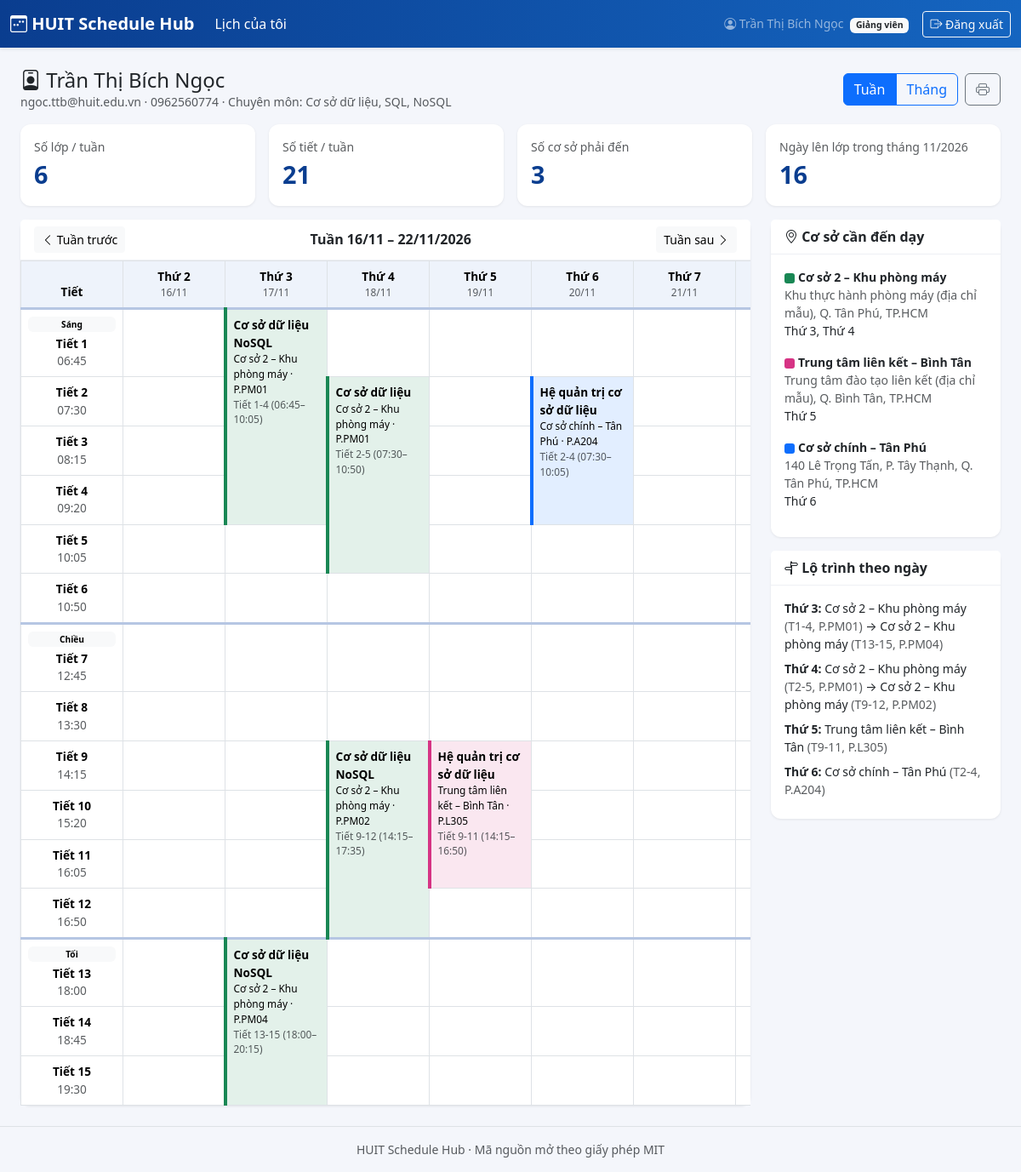
The page /portal.php (signed in) on the database its author committed.
### tables this page shows
CREATE TABLE teachers (
    id             INT UNSIGNED AUTO_INCREMENT PRIMARY KEY,
    full_name      VARCHAR(100) NOT NULL,
    email          VARCHAR(150) NOT NULL UNIQUE,
    phone          VARCHAR(20)  NULL,
    expertise      VARCHAR(255) NULL COMMENT 'Chuyên môn chính, cách nhau dấu phẩy',
    password_hash  VARCHAR(255) NULL,
    access_token   CHAR(32)     NULL UNIQUE COMMENT 'Đường dẫn riêng: portal.php?token=...',
    created_at     TIMESTAMP NOT NULL DEFAULT CURRENT_TIMESTAMP
);

CREATE TABLE schedules (
    id                INT UNSIGNED AUTO_INCREMENT PRIMARY KEY,
    teacher_id        INT UNSIGNED NOT NULL,
    branch_id         INT UNSIGNED NOT NULL,
    subject_name      VARCHAR(150) NOT NULL,
    room              VARCHAR(30)  NOT NULL,
    day_of_week       TINYINT UNSIGNED NOT NULL,
    shift_or_periods  VARCHAR(20)  NOT NULL,
    created_at        TIMESTAMP NOT NULL DEFAULT CURRENT_TIMESTAMP,
    CONSTRAINT fk_sched_teacher FOREIGN KEY (teacher_id) REFERENCES teachers (id) ON UPDATE CASCADE ON DELETE RESTRICT,
    CONSTRAINT fk_sched_branch  FOREIGN KEY (branch_id)  REFERENCES branches (id) ON UPDATE CASCADE ON DELETE RESTRICT,
    INDEX idx_teacher_day (teacher_id, day_of_week),
    INDEX idx_branch_day  (branch_id, day_of_week)
);

CREATE TABLE branches (
    id           INT UNSIGNED AUTO_INCREMENT PRIMARY KEY,
    branch_name  VARCHAR(150) NOT NULL,
    address      VARCHAR(255) NULL,
    created_at   TIMESTAMP NOT NULL DEFAULT CURRENT_TIMESTAMP
);

### includes/db.php (called while the page is built, shortened)
<?php
function db(?PDO $override = null): PDO
{
    static $pdo = null;
    if ($pdo instanceof PDO) {
        return $pdo;
    }
    $host = env('DB_HOST', 'localhost');
    $port = env('DB_PORT', '3306');
    $name = env('DB_NAME', 'huit_db');
    $dsn  = "mysql:host={$host};port={$port};dbname={$name};charset=utf8mb4";
    try {
        $pdo = new PDO($dsn, (string) env('DB_USER', 'root'), (string) env('DB_PASS', ''), [
            PDO::ATTR_ERRMODE            => PDO::ERRMODE_EXCEPTION,
            PDO::ATTR_DEFAULT_FETCH_MODE => PDO::FETCH_ASSOC,
            PDO::ATTR_EMULATE_PREPARES   => false,
        ]);
    } catch (PDOException $e) {
        http_response_code(500);
        $msg = htmlspecialchars($e->getMessage());
        die("<div style='font-family:sans-serif;max-width:640px;margin:60px auto;padding:24px;border:1px solid #f5c2c7;background:#f8d7da;border-radius:8px'>
            <h3>Không kết nối được cơ sở dữ liệu</h3>
            <p>{$msg}</p>
            <p>Kiểm tra lại file <code>.env</code> (DB_HOST, DB_PORT, DB_NAME, DB_USER, DB_PASS) và chắc chắn đã import <code>database/huit_db.sql</code>.
            Với MAMP trên macOS: DB_PORT=8889, DB_USER=root, DB_PASS=root.</p></div>");
    }
    return $pdo;
}

### includes/helpers.php (called while the page is built, shortened)
<?php
function h(mixed $v): string
{
    return htmlspecialchars((string) $v, ENT_QUOTES, 'UTF-8');
}
function vn_normalize(string $s): string
{
    $s = mb_strtolower($s, 'UTF-8');
    $map = [
        'a' => 'àáạảãâầấậẩẫăằắặẳẵ', 'e' => 'èéẹẻẽêềếệểễ', 'i' => 'ìíịỉĩ',
        'o' => 'òóọỏõôồốộổỗơờớợởỡ', 'u' => 'ùúụủũưừứựửữ', 'y' => 'ỳýỵỷỹ', 'd' => 'đ',
    ];
    foreach ($map as $plain => $chars) {
        $s = str_replace(mb_str_split($chars), $plain, $s);
    }
    $s = preg_replace('/[^a-z0-9#+]+/', ' ', $s);
    return trim(preg_replace('/\s+/', ' ', $s));
}
function branch_color(int $id): string
{
    $palette = ['#0d6efd', '#198754', '#d63384', '#fd7e14', '#6f42c1', '#20c997', '#dc3545', '#0dcaf0'];
    return $palette[($id - 1) % count($palette)];
}

### includes/auth.php (called while the page is built, shortened)
<?php
require_once __DIR__ . '/db.php';
require_once __DIR__ . '/helpers.php';
function current_user(): ?array
{
    return $_SESSION['user'] ?? null;
}
function is_admin(): bool
{
    return (current_user()['role'] ?? null) === 'admin';
}
function require_login(): array
{
    $u = current_user();
    return $u;
}

### portal.php (the view, shortened to what this page needs)
<?php
require_once __DIR__ . '/includes/auth.php';
require_once __DIR__ . '/includes/scheduler.php';
$user = require_login();
if ($user['role'] === 'admin') {
    $teacherId = input_int($_GET, 'teacher_id') ?? (int) (teachers()[0]['id'] ?? 0);
} else {
    $teacherId = (int) $user['id'];
}
$st = db()->prepare('SELECT * FROM teachers WHERE id = ?');
$st->execute([$teacherId]);
$teacher = $st->fetch();
$view = ($_GET['view'] ?? 'week') === 'month' ? 'month' : 'week';
$rows = fetch_schedules(['teacher_id' => $teacherId]);
$byDay = [];
foreach ($rows as $r) {
    $byDay[$r['day_of_week']][] = $r;
}
$totalPeriods = array_sum(array_map(fn($r) => $r['p_end'] - $r['p_start'] + 1, $rows));
$branchVisits = [];
foreach ($rows as $r) {
    $branchVisits[$r['branch_id']]['name'] = $r['branch_name'];
    $branchVisits[$r['branch_id']]['address'] = $r['address'];
    $branchVisits[$r['branch_id']]['days'][$r['day_of_week']] = DAYS[$r['day_of_week']];
}
$dowOf = fn(DateTimeInterface $dt) => (int) $dt->format('N') + 1;
$weekRef = new DateTimeImmutable($_GET['week'] ?? 'today');
$monday = $weekRef->modify('monday this week');
$dates = [];
for ($i = 0; $i < 7; $i++) {
    $dates[$i + 2] = $monday->modify("+$i day")->format('d/m');
}
$monthRef = DateTimeImmutable::createFromFormat('Y-m-d', ($_GET['month'] ?? date('Y-m')) . '-01') ?: new DateTimeImmutable('first day of this month');
$teachDays = 0;
for ($d = $monthRef; $d->format('m') === $monthRef->format('m'); $d = $d->modify('+1 day')) {
    if (!empty($byDay[$dowOf($d)])) { $teachDays++; }
}
require __DIR__ . '/includes/header.php';
$qs = fn(array $extra) => '?' . http_build_query(array_merge(is_admin() ? ['teacher_id' => $teacherId] : [], ['view' => $view], $extra));
?>
<div class="d-flex flex-wrap justify-content-between align-items-center gap-2 mb-3">
    <div>
        <h4 class="mb-0"><i class="bi bi-person-badge"></i> <?= h($teacher['full_name']) ?></h4>
        <div class="text-muted small"><?= h($teacher['email']) ?> · <?= h($teacher['phone']) ?> · Chuyên môn: <?= h($teacher['expertise']) ?></div>
    </div>
    <div class="d-flex gap-2 no-print">
        <div class="btn-group">
            <a class="btn btn-<?= $view === 'week' ? 'primary' : 'outline-primary' ?>" href="<?= $qs(['view' => 'week']) ?>">Tuần</a>
            <a class="btn btn-<?= $view === 'month' ? 'primary' : 'outline-primary' ?>" href="<?= $qs(['view' => 'month']) ?>">Tháng</a>
        </div>
        <button class="btn btn-outline-secondary" onclick="window.print()"><i class="bi bi-printer"></i></button>
    </div>
</div>
<div class="row g-3 mb-3">
    <div class="col-md-3"><div class="card card-body stat"><div class="text-muted small">Số lớp / tuần</div><div class="num"><?= count($rows) ?></div></div></div>
    <div class="col-md-3"><div class="card card-body stat"><div class="text-muted small">Số tiết / tuần</div><div class="num"><?= $totalPeriods ?></div></div></div>
    <div class="col-md-3"><div class="card card-body stat"><div class="text-muted small">Số cơ sở phải đến</div><div class="num"><?= count($branchVisits) ?></div></div></div>
    <div class="col-md-3"><div class="card card-body stat"><div class="text-muted small">Ngày lên lớp trong tháng <?= $monthRef->format('m/Y') ?></div><div class="num"><?= $teachDays ?></div></div></div>
</div>
<div class="row g-4">
    <div class="col-xl-9">
        <?php if ($view === 'week'): ?>
            <div class="card">
                <div class="card-header d-flex justify-content-between align-items-center no-print-flex">
                    <a class="btn btn-sm btn-light" href="<?= $qs(['week' => $monday->modify('-7 day')->format('Y-m-d')]) ?>"><i class="bi bi-chevron-left"></i> Tuần trước</a>
                    <span>Tuần <?= $monday->format('d/m') ?> – <?= $monday->modify('+6 day')->format('d/m/Y') ?></span>
                    <a class="btn btn-sm btn-light" href="<?= $qs(['week' => $monday->modify('+7 day')->format('Y-m-d')]) ?>">Tuần sau <i class="bi bi-chevron-right"></i></a>
                </div>
                <div class="card-body p-0"><?= render_period_grid($rows, null, $dates) ?></div>
            </div>
        <?php endif; ?>
    </div>
    <div class="col-xl-3">
        <div class="card mb-3">
            <div class="card-header"><i class="bi bi-geo-alt"></i> Cơ sở cần đến dạy</div>
            <div class="card-body small">
                <?php foreach ($branchVisits as $bid => $b): ?>
                    <div class="mb-3">
                        <div class="fw-semibold"><span class="legend-dot" style="--c:<?= branch_color((int) $bid) ?>"></span><?= h($b['name']) ?></div>
                        <div class="text-muted"><?= h($b['address']) ?></div>
                        <div><?= h(implode(', ', $b['days'])) ?></div>
                    </div>
                <?php endforeach; ?>
            </div>
        </div>
        <div class="card">
            <div class="card-header"><i class="bi bi-signpost-split"></i> Lộ trình theo ngày</div>
            <div class="card-body small">
                <?php foreach (DAYS as $d => $label): if (empty($byDay[$d])) continue; ?>
                    <div class="mb-2"><b><?= $label ?>:</b>
                        <?php
                        $steps = [];
                        foreach ($byDay[$d] as $r) {
                            $steps[] = h($r['branch_name']) . ' <span class="text-muted">(T' . h(format_periods($r['p_start'], $r['p_end'])) . ', P.' . h($r['room']) . ')</span>';
                        }
                        echo implode(' → ', $steps);
                        ?>
                    </div>
                <?php endforeach; ?>
            </div>
        </div>
    </div>
</div>
<?php require __DIR__ . '/includes/footer.php'; ?>

### includes/scheduler.php (shortened to what this page needs)
<?php
require_once __DIR__ . '/db.php';
require_once __DIR__ . '/helpers.php';
function session_of(int $p): string
{
    foreach (SESSIONS as $key => [$a, $b]) {
        if ($p >= $a && $p <= $b) {
            return $key;
        }
    }
    return 'toi';
}
function period_end_time(int $p): string
{
    return date('H:i', strtotime(PERIOD_START[$p]) + 45 * 60);
}
function parse_periods(?string $s): ?array
{
    $s = trim((string) $s);
    $n = vn_normalize($s);
    if (preg_match('/(\d{1,2})\s*(?:-|–|den|đến)?\s*(\d{1,2})?/u', $s, $m)) {
        $a = (int) $m[1];
        $b = isset($m[2]) && $m[2] !== '' ? (int) $m[2] : $a;
        if ($a >= 1 && $b <= 15 && $a <= $b) {
            return [$a, $b];
        }
    }
    return null;
}
function format_periods(int $a, int $b): string
{
    return $a === $b ? (string) $a : "{$a}-{$b}";
}
function periods_label(string $s, bool $withTime = true): string
{
    $p = parse_periods($s);
    [$a, $b] = $p;
    $label = 'Tiết ' . format_periods($a, $b);
    if ($withTime) {
        $label .= ' (' . PERIOD_START[$a] . '–' . period_end_time($b) . ')';
    }
    return $label;
}
function fetch_schedules(array $f = []): array
{
    $sql = 'SELECT s.*, t.full_name, t.email, b.branch_name, b.address
            FROM schedules s
            JOIN teachers t ON t.id = s.teacher_id
            JOIN branches b ON b.id = s.branch_id WHERE 1=1';
    $args = [];
    if (!empty($f['teacher_id'])) { $sql .= ' AND s.teacher_id = ?'; $args[] = $f['teacher_id']; }
    $sql .= ' ORDER BY s.day_of_week, s.id';
    $st = db()->prepare($sql);
    $st->execute($args);
    $rows = [];
    foreach ($st->fetchAll() as $r) {
        [$r['p_start'], $r['p_end']] = parse_periods($r['shift_or_periods']) ?? [0, 0];
        $r['session'] = session_of((int) $r['p_start']);
        $rows[] = $r;
    }
    usort($rows, fn($x, $y) => [$x['day_of_week'], $x['p_start']] <=> [$y['day_of_week'], $y['p_start']]);
    return $rows;
}
function render_period_grid(array $rows, ?callable $freeLink = null, array $dates = []): string
{
    $map = [];
    foreach ($rows as $r) {
        for ($p = $r['p_start']; $p <= $r['p_end']; $p++) {
            $map[$r['day_of_week']][$p][] = $r;
        }
    }
    $html = '<div class="table-responsive"><table class="table table-bordered grid-table align-middle mb-0"><thead><tr><th class="text-center">Tiết</th>';
    foreach (DAYS as $d => $label) {
        $html .= '<th class="text-center">' . h($label) . (isset($dates[$d]) ? '<div class="small text-muted fw-normal">' . h($dates[$d]) . '</div>' : '') . '</th>';
    }
    $html .= '</tr></thead><tbody>';
    $skip = [];
    for ($p = 1; $p <= 15; $p++) {
        $sessStart = in_array($p, [1, 7, 13], true);
        $html .= '<tr class="' . ($sessStart ? 'session-start' : '') . '"><th class="text-center small text-nowrap">'
            . ($sessStart ? '<span class="badge text-bg-light d-block mb-1">' . h(SESSIONS[session_of($p)][2]) . '</span>' : '')
            . 'Tiết ' . $p . '<div class="text-muted fw-normal">' . PERIOD_START[$p] . '</div></th>';
        foreach (array_keys(DAYS) as $d) {
            if (!empty($skip[$d][$p])) {
                continue;
            }
            $cell = $map[$d][$p] ?? [];
            if ($cell) {
                $r = $cell[0];
                $span = $r['p_end'] - $p + 1;
                for ($k = $p + 1; $k <= $r['p_end']; $k++) {
                    $skip[$d][$k] = true;
                }
                $conflict = count($cell) > 1 ? ' <span class="badge text-bg-danger">Trùng</span>' : '';
                $html .= '<td rowspan="' . $span . '" class="busy" style="--c:' . branch_color((int) $r['branch_id']) . '">'
                    . '<div class="fw-semibold">' . h($r['subject_name']) . $conflict . '</div>'
                    . '<div class="small">' . h($r['branch_name']) . ' · P.' . h($r['room']) . '</div>'
                    . '<div class="small text-muted">' . h(periods_label($r['shift_or_periods'])) . '</div></td>';
                continue;
            }
            $html .= '<td class="free">' . ($freeLink ? '<a href="' . h($freeLink($d, $p)) . '" title="Thêm lịch vào tiết trống">+</a>' : '') . '</td>';
        }
        $html .= '</tr>';
    }
    return $html . '</tbody></table></div>';
}

### rows shown on the page
teachers: full_name "Trần Thị Bích Ngọc", email "ngoc.ttb@huit.edu.vn", phone "0962560774", expertise "Cơ sở dữ liệu, SQL, NoSQL"
schedules: subject_name "Cơ sở dữ liệu NoSQL", branch.branch_name "Cơ sở 2 – Khu phòng máy", room "PM01", shift_or_periods "Tiết 1-4 (06:45–10:05)"
schedules: subject_name "Cơ sở dữ liệu", branch.branch_name "Cơ sở 2 – Khu phòng máy", room "PM01", periods_label($r['shift_or_periods']) "Tiết 2-5 (07:30–10:50)", teacher "2-5"
schedules: subject_name "Hệ quản trị cơ sở dữ liệu", branch.branch_name "Cơ sở chính – Tân Phú", room "A204", periods_label($r['shift_or_periods']) "Tiết 2-4 (07:30–10:05)", branch.address "140 Lê Trọng Tấn, P. Tây Thạnh, Q. Tân Phú, TP.HCM", days "Thứ 6", label "Thứ 6", teacher "2-4"
schedules: subject_name "Cơ sở dữ liệu NoSQL", branch.branch_name "Cơ sở 2 – Khu phòng máy", room "PM02", shift_or_periods "Tiết 9-12 (14:15–17:35)"
schedules: subject_name "Hệ quản trị cơ sở dữ liệu", branch.branch_name "Trung tâm liên kết – Bình Tân", room "L305", shift_or_periods "Tiết 9-11 (14:15–16:50)", branch.address "Trung tâm đào tạo liên kết (địa chỉ mẫu), Q. Bình Tân, TP.HCM", days "Thứ 5"
schedules: subject_name "Cơ sở dữ liệu NoSQL", branch.branch_name "Cơ sở 2 – Khu phòng máy", room "PM04", shift_or_periods "Tiết 13-15 (18:00–20:15)"
branches: branch_name "Cơ sở 2 – Khu phòng máy Cơ sở 2 – Khu phòng máy"
branches: branch_name "Trung tâm liên kết – Bình Tân"

### other values the page prints
$label "Lịch của tôi"
$user['name'] "Trần Thị Bích Ngọc"
count($rows) "6"
$totalPeriods "21"
count($branchVisits) "3"
$monthRef->format('m/Y') "11/2026"
$teachDays "16"
$monday->format('d/m') "16/11"
$monday->modify('+6 day')->format('d/m/Y') "22/11/2026"
$label "Thứ 2"
$dates[$d] "16/11"
$label "Thứ 3"
$dates[$d] "17/11"
$label "Thứ 4"
$dates[$d] "18/11"
